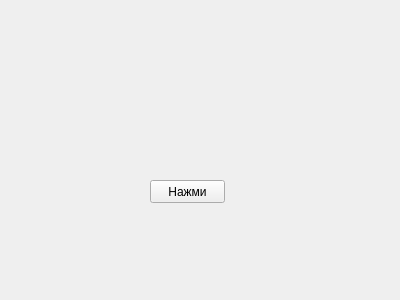
<?xml version="1.0" encoding="UTF-8"?>
<ui version="4.0">
 <class>Form</class>
 <widget class="QWidget" name="Form">
  <property name="geometry">
   <rect>
    <x>0</x>
    <y>0</y>
    <width>400</width>
    <height>300</height>
   </rect>
  </property>
  <property name="windowTitle">
   <string>Form</string>
  </property>
  <widget class="QPushButton" name="pushButton">
   <property name="geometry">
    <rect>
     <x>150</x>
     <y>180</y>
     <width>75</width>
     <height>23</height>
    </rect>
   </property>
   <property name="text">
    <string>Нажми</string>
   </property>
  </widget>
 </widget>
 <resources/>
 <connections/>
</ui>
